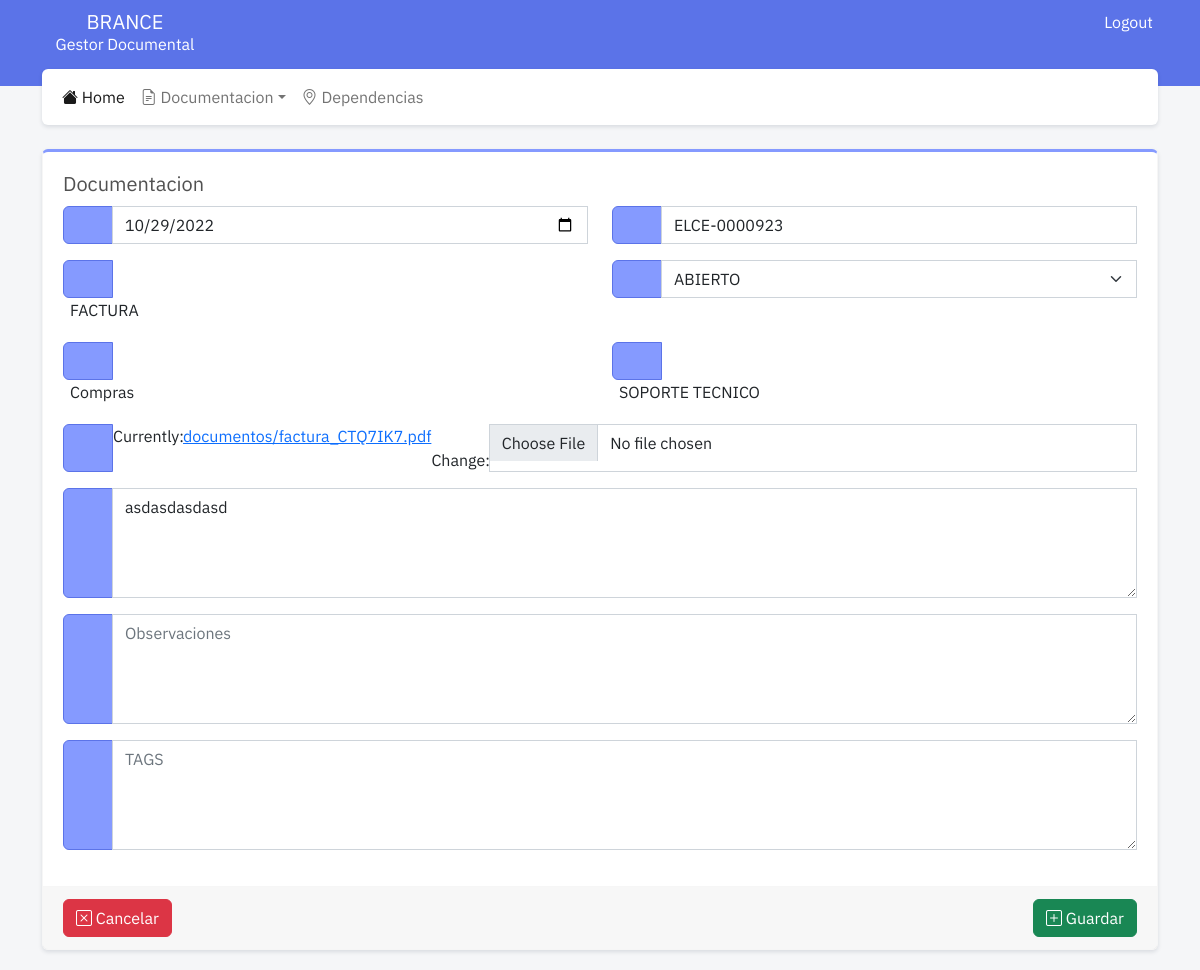
The page /update/11 (signed in) on the database as committed earlier.
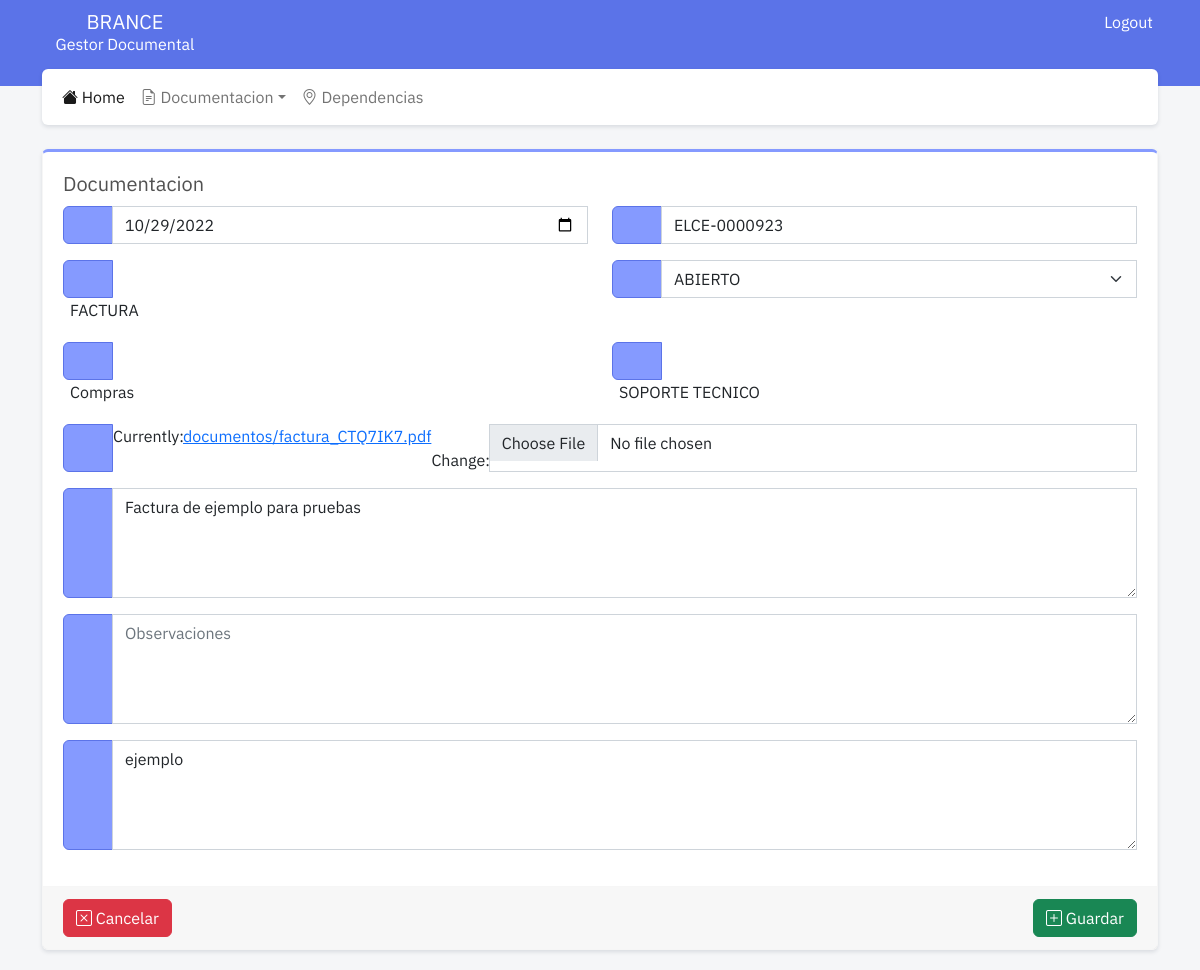
The same page on the database as committed later.
### documentacion/models.py (models this page shows, shortened)
class Documento(models.Model):
    usuario = models.ForeignKey(User, on_delete=models.RESTRICT, related_name="usuario_documento")
    estado = models.ForeignKey(Estado, on_delete=models.RESTRICT, related_name="estado_documento")
    fecha = models.DateField("Fecha", auto_now=False, auto_now_add=False)
    codigo = models.CharField("Codigo", max_length= 50, blank=True)
    grupo = models.ForeignKey(Grupo, on_delete=models.RESTRICT, related_name="grupo_documento")
    descripcion = models.TextField("Descripcion", blank=True)
    iniciador = models.ForeignKey(Dependencia, on_delete=models.RESTRICT, related_name="iniciador_documento")
    destino = models.ForeignKey(Dependencia, on_delete=models.RESTRICT, related_name="destino_documento")
    observaciones = models.TextField("Observaciones", blank=True)
    tags = models.TextField("TAGS", blank=True)
    documento = models.FileField('Documento', upload_to ="documentos/", null=False, blank=False, validators=[FileExtensionValidator(['pdf', 'jpg', 'png', 'doc', 'docx', 'xlsx'])])

### documentacion/views.py (the view, shortened to what this page needs)
# urls.py: path('update/<int:id>', views.update, name="dependencias_update"),
@login_required
def update(request, id=id):
    obj = get_object_or_404(Documento, pk=id)
    form = DocumentoForm(request.POST or None, request.FILES or None, instance=obj)
    context = {
        'form': form
    }
    return render(request, 'documentacion_create.html', context)

### dependencias/models.py (called while the page is built)
    def __str__(self):
        return self.nombre

### documentacion/models.py (called while the page is built)
    def __str__(self):
        return self.estado

    def __str__(self):
        return self.grupo

### documentacion/templates/documentacion_create.html (shortened to what this page needs)
{% extends 'base.html' %}
{% load static %}
{% block content %}
    <form action="#" enctype="multipart/form-data" method="post" {% if validated %}class="was-validated"{% else %}class="needs-validation"{% endif %}>
        <div class="card">
            <div class="card-body">
                <h5 class="card-title">Documentacion</h5>
                    <div class="row">
                        <div class="col">
                            <div class="input-group mb-3">
                                <span class="input-group-text" id="basic-addon1"><box-icon color="white" name='calendar'></box-icon></span>
                                {{form.fecha}}
                            </div>
                        </div>
                        <div class="col">
                            <div class="input-group mb-3">
                                <span class="input-group-text" id="basic-addon1"><box-icon color="white" name='barcode' ></box-icon></span>
                                {{form.codigo}}
                            </div>
                        </div>
                    </div>
                    <div class="row">
                        <div class="col">
                            <div class="input-group mb-3">
                                <span class="input-group-text" id="basic-addon1"><box-icon color="white" name='map-alt'></box-icon></span>
                            </div>
                        </div>
                        <div class="col">
                            <div class="input-group mb-3">
                                <span class="input-group-text" id="basic-addon1"><box-icon color="white" name='layer'></box-icon></span>
                                {{form.estado}}
                            </div>
                        </div>
                    </div>
                    <div class="row">
                        <div class="col">
                            <div class="input-group mb-3">
                                <span class="input-group-text" id="basic-addon1"><box-icon color="white" name='location-plus' ></box-icon></span>
                            </div>
                        </div>
                        <div class="col">
                            <div class="input-group mb-3">
                                <span class="input-group-text" id="basic-addon1"><box-icon color="white" name='location-plus' ></box-icon></span>
                            </div>
                        </div>
                    </div>
                    <div class="row">
                        <div class="col">
                            <div class="input-group mb-3">
                                <span class="input-group-text" id="basic-addon1"><box-icon color="white" name='file'></box-icon></span>
                                {{form.documento}}
                            </div>
                        </div>
                    </div>
                    <div class="input-group mb-3">
                        <span class="input-group-text"><box-icon color="white" name='text'></box-icon></span>
                        {{form.descripcion}}
                    </div>
                    <div class="input-group mb-3">
                        <span class="input-group-text"><box-icon color="white" name='text'></box-icon></span>
                        {{form.observaciones}}
                    </div>
                    <div class="input-group mb-3">
                        <span class="input-group-text"><box-icon color="white" name='search-alt-2'></box-icon></span>
                        {{form.tags}}
                    </div>
            </div>
            <div class="card-footer">
                <button type="submit" class="btn btn-success float-end"><i class="bi bi-plus-square"></i> Guardar</button>
                <a href="{% url 'documentacion_index' %}" class="btn btn-danger"><i class="bi bi-x-square"></i> Cancelar</a>
            </div>
        </div>
    </form>
{% endblock content %}

Rows that differ between the two databases and show on the page:
changed Documento "ELCE-0000923": descripcion "asdasdasdasd" → "Factura de ejemplo para pruebas"; tags (not shown) → "ejemplo"
